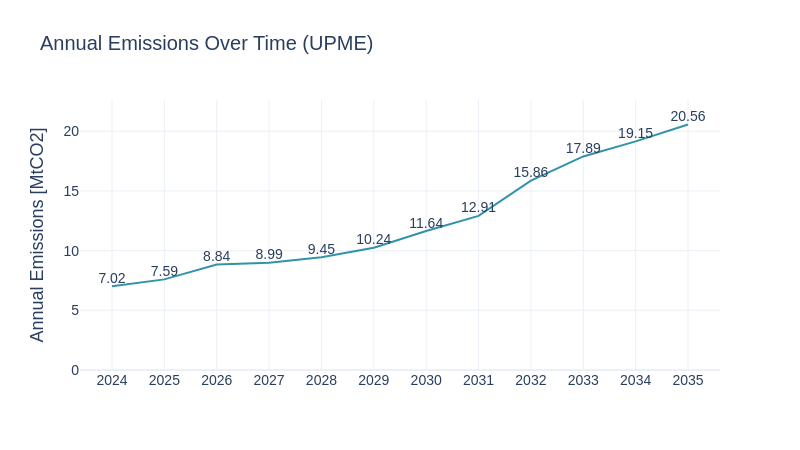

This figure's notebook cell:
### Code cell
em_upme = pd.read_csv(emissions)
em_upme = em_upme[em_upme['PERIOD'] <= years[1]]
em_upme['AnnualEmissions_MtCO2_per_yr'] = em_upme['AnnualEmissions_tCO2_per_yr']
sw.scenarios.annual_emmissions(em_upme, 'PERIOD', 'AnnualEmissions_tCO2_per_yr', scenario_name, 'UPME')

### Figure 1 — Plotly figure (JSON) as saved in the notebook; plotly's stock layout.template omitted (floating-point values rounded to 4 significant figures)
{"data": [{"line": {"color": "#3292A9"}, "mode": "lines+text", "text": ["7.02", "7.59", "8.84", "8.99", "9.45", "10.24", "11.64", "12.91", "15.86", "17.89", "19.15", "20.56"], "textfont": {"family": "Arial", "size": 14}, "textposition": "top center", "type": "scatter", "x": [2024, 2025, 2026, 2027, 2028, 2029, 2030, 2031, 2032, 2033, 2034, 2035], "y": [7.02, 7.59, 8.84, 8.99, 9.45, 10.24, 11.64, 12.91, 15.86, 17.89, 19.15, 20.56]}], "layout": {"font": {"family": "Arial", "size": 16}, "height": 450, "showlegend": false, "title": {"font": {"family": "Arial", "size": 20}, "text": "Annual Emissions Over Time (UPME)"}, "width": 800, "xaxis": {"tickfont": {"family": "Arial", "size": 14}, "tickvals": [2024, 2025, 2026, 2027, 2028, 2029, 2030, 2031, 2032, 2033, 2034, 2035], "title": {"font": {"family": "Arial", "size": 18}, "text": ""}}, "yaxis": {"range": [0, 22.62], "tickfont": {"family": "Arial", "size": 14}, "title": {"font": {"family": "Arial", "size": 18}, "text": "Annual Emissions [MtCO2]"}}}}
